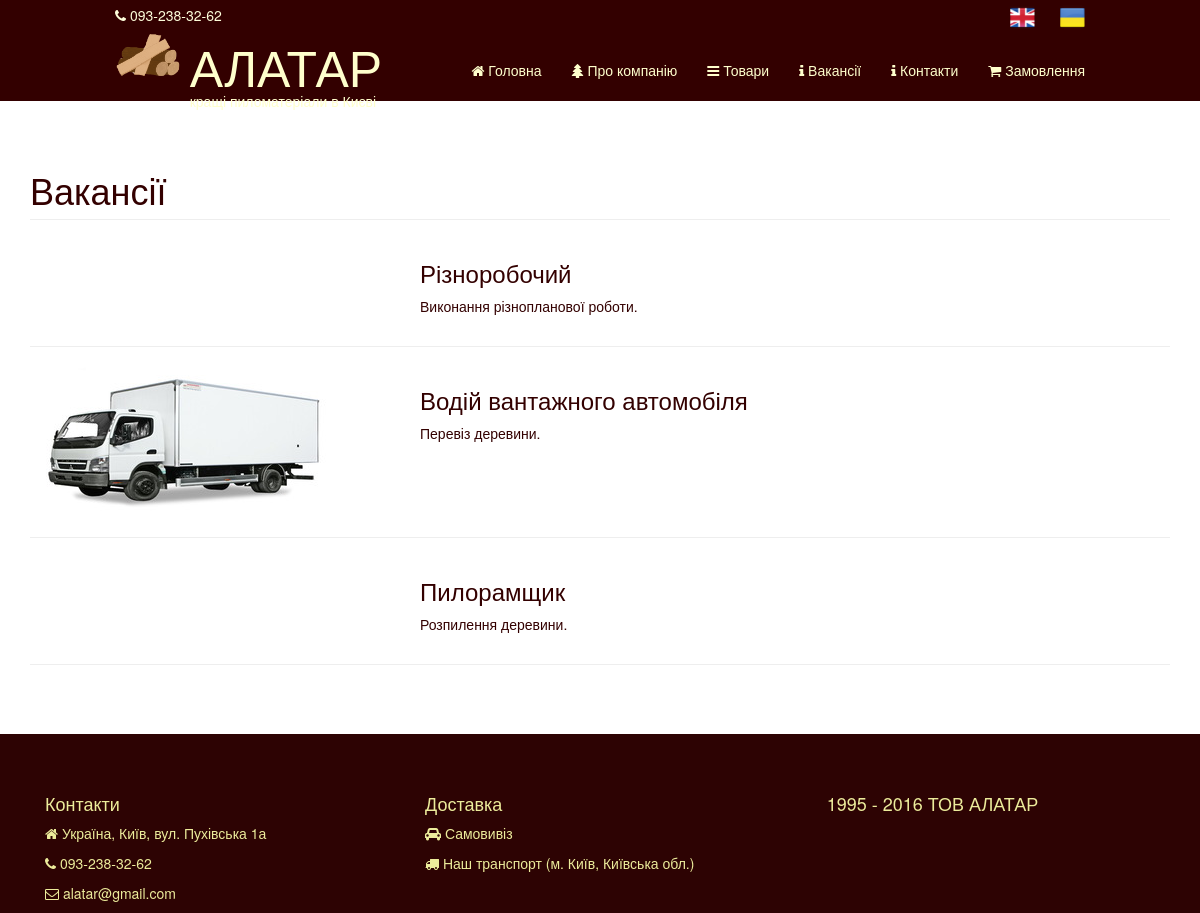
The page /vacancy on the database its author committed.
### tables this page shows
CREATE TABLE IF NOT EXISTS `vacancies_ukr` (
  `id` int(11) NOT NULL AUTO_INCREMENT,
  `caption` varchar(200) NOT NULL,
  `info` varchar(500) DEFAULT NULL,
  `image` varchar(50) DEFAULT NULL,
  PRIMARY KEY (`id`)
);

### index.php (called while the page is built, shortened)
<?php
require_once 'core.php';

### Recordset.php (called while the page is built, shortened)
<?php
INCLUDE 'DB.php';
class Recordset {
    private $database;
    private $dbh;
    public function __construct(){
        $this->database = DB::get();
    }
    public function connect(){
        $this->dbh = $this->database->connect();
    }
    public function SQL(){
        $args = func_get_args();
        $query = $args[0];
        $argsCount = count($args);
        if($argsCount > 1){
            if(is_array($args[1])){
                $this->sth = $this->dbh->prepare($query);
                $this->sth->execute($args[1]);
            }
            else{
                array_shift($args);
                $this->sth = $this->dbh->prepare($query);
                $this->sth->execute($args);
            }
        }
        else{
            $this->sth = $this->dbh->query($query);
        }
    }
}
?>

### DB.php (called while the page is built, shortened)
<?php
class DB{
    private static $instance;
    private $host = "localhost";
    private $dbname = "AlatarDB";
    private $user = "root";
    private $pass = "";
    public static function get(){
        if (self::$instance === null){
            self::$instance = new DB();
        }
        return self::$instance;
    }
    public function connect(){
        try{
            $this->dbh = new PDO("mysql:host=".$this->host.";dbname=".$this->dbname, $this->user, $this->pass);
            return $this->dbh;
        } catch(PDOException $e){
            $this->connected = false;
            echo $e->getMessage();
        }
    }
}
?>

### views/vacancy_view.php (the view, shortened to what this page needs)
<div class="container">
    <div class="page">
    <div class="row">
            <div class="col-lg-12">
                <h1 class="page-header"><?=Page::$local_const['static']['vacancy']?></h1>
            </div>
    </div>
    <?foreach($this->data as $row){?>
        <div class="row">
            <div class="col-md-4">
                <img class="img-responsive " src="/images/<?=$row['image']?>" alt="">
            </div>
            <div class="col-md-5">
                <h3><?=$row['caption']?></h3>
                <p><?=$row['info']?></p>
            </div>
        </div>
        <hr>
        <?}?>

### css/site.css (style rules this page uses)
body { background-color: #ffffff; color: #330000; }
html, body { height: 100%; }
body { padding-top: 90px; }
.page { margin-bottom: 70px; }
.container { margin-top: 40px; }

### views/footer.php (style rules this page uses)
html { position: relative; }
.page { display: table-row; height: 100%; }
.container { position: relative; display: table; height: 85%; }

### rows shown on the page
vacancies_ukr: caption "Різноробочий", info "Виконання різнопланової роботи."
vacancies_ukr: image (picture), caption "Водій вантажного автомобіля", info "Перевіз деревини."
vacancies_ukr: caption "Пилорамщик", info "Розпилення деревини."

### other values the page prints
Page::$local_const['static']['Alatar'] "АЛАТАР"
Page::$local_const['static']['Alatar_subtext'] "кращі пиломатеріали в Києві"
Page::$local_const['static']['main_page'] "Головна"
Page::$local_const['static']['about'] "Про компанію"
Page::$local_const['static']['products'] "Товари"
Page::$local_const['static']['vacancy'] "Вакансії"
Page::$local_const['static']['contacts'] "Контакти"
Page::$local_const['static']['order'] "Замовлення"
Page::$local_const['static']['adress'] "Україна, Київ, вул. Пухівська 1а"
Page::$local_const['static']['delivery'] "Доставка"
Page::$local_const['static']['self_delivery'] "Самовивіз"
Page::$local_const['static']['our_transport'] "Наш транспорт (м. Київ, Київська обл.)"
Page::$local_const['static']['Alatar_footer'] "1995 - 2016 ТОВ АЛАТАР"
